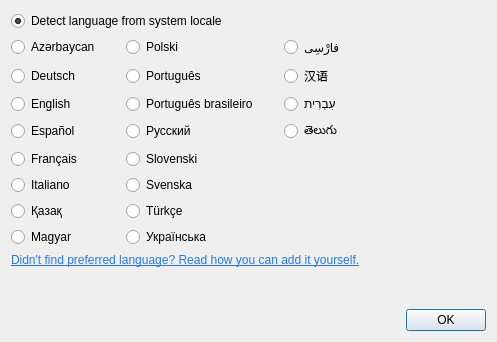
<?xml version="1.0" encoding="UTF-8"?>
<ui version="4.0">
 <class>LanguageDialog</class>
 <widget class="QWidget" name="LanguageDialog">
  <property name="geometry">
   <rect>
    <x>0</x>
    <y>0</y>
    <width>497</width>
    <height>342</height>
   </rect>
  </property>
  <property name="minimumSize">
   <size>
    <width>400</width>
    <height>0</height>
   </size>
  </property>
  <property name="windowTitle">
   <string>Choose application language</string>
  </property>
  <layout class="QGridLayout" name="gridLayout">
   <property name="horizontalSpacing">
    <number>26</number>
   </property>
   <item row="2" column="2">
    <widget class="QRadioButton" name="chinese">
     <property name="text">
      <string notr="true">汉语</string>
     </property>
    </widget>
   </item>
   <item row="0" column="0" colspan="3">
    <widget class="QRadioButton" name="system">
     <property name="text">
      <string>Detect language from system locale</string>
     </property>
     <property name="checked">
      <bool>true</bool>
     </property>
    </widget>
   </item>
   <item row="4" column="0">
    <widget class="QRadioButton" name="spanish">
     <property name="text">
      <string notr="true">Español</string>
     </property>
    </widget>
   </item>
   <item row="3" column="3">
    <spacer name="horizontalSpacer">
     <property name="orientation">
      <enum>Qt::Horizontal</enum>
     </property>
     <property name="sizeHint" stdset="0">
      <size>
       <width>40</width>
       <height>20</height>
      </size>
     </property>
    </spacer>
   </item>
   <item row="1" column="2">
    <widget class="QRadioButton" name="farsi">
     <property name="text">
      <string notr="true">فارْسِى</string>
     </property>
    </widget>
   </item>
   <item row="1" column="0">
    <widget class="QRadioButton" name="azerbaijani">
     <property name="text">
      <string notr="true">Azərbaycan</string>
     </property>
    </widget>
   </item>
   <item row="6" column="0">
    <widget class="QRadioButton" name="italian">
     <property name="text">
      <string notr="true">Italiano</string>
     </property>
    </widget>
   </item>
   <item row="18" column="0" colspan="4">
    <layout class="QHBoxLayout" name="horizontalLayout">
     <item>
      <widget class="QDialogButtonBox" name="buttons">
       <property name="standardButtons">
        <set>QDialogButtonBox::Ok</set>
       </property>
      </widget>
     </item>
    </layout>
   </item>
   <item row="3" column="2">
    <widget class="QRadioButton" name="hebrew">
     <property name="text">
      <string notr="true">עִבְרִית</string>
     </property>
    </widget>
   </item>
   <item row="4" column="2">
    <widget class="QRadioButton" name="telugu">
     <property name="text">
      <string notr="true">తెలుగు</string>
     </property>
    </widget>
   </item>
   <item row="5" column="0">
    <widget class="QRadioButton" name="french">
     <property name="text">
      <string notr="true">Français</string>
     </property>
    </widget>
   </item>
   <item row="16" column="0" colspan="4">
    <widget class="QLabel" name="label">
     <property name="text">
      <string>&lt;a href=&quot;https://github.com/dimkanovikov/KITScenarist/wiki/How-to-add-the-translation-of-KIT-Scenarist-to-your-native-language-or-improve-one-of-existing%3F&quot; style=&quot;color:#2b78da;&quot;&gt;Didn't find preferred language? Read how you can add it yourself.&lt;/a&gt;</string>
     </property>
     <property name="openExternalLinks">
      <bool>true</bool>
     </property>
    </widget>
   </item>
   <item row="2" column="0">
    <widget class="QRadioButton" name="german">
     <property name="text">
      <string notr="true">Deutsch</string>
     </property>
    </widget>
   </item>
   <item row="7" column="0">
    <widget class="QRadioButton" name="kazakh">
     <property name="text">
      <string notr="true">Қазақ</string>
     </property>
    </widget>
   </item>
   <item row="3" column="0">
    <widget class="QRadioButton" name="english">
     <property name="text">
      <string notr="true">English</string>
     </property>
     <property name="checked">
      <bool>false</bool>
     </property>
    </widget>
   </item>
   <item row="17" column="0" colspan="3">
    <spacer name="verticalSpacer">
     <property name="orientation">
      <enum>Qt::Vertical</enum>
     </property>
     <property name="sizeHint" stdset="0">
      <size>
       <width>20</width>
       <height>40</height>
      </size>
     </property>
    </spacer>
   </item>
   <item row="8" column="0">
    <widget class="QRadioButton" name="hungarian">
     <property name="text">
      <string notr="true">Magyar</string>
     </property>
    </widget>
   </item>
   <item row="1" column="1">
    <widget class="QRadioButton" name="polish">
     <property name="text">
      <string notr="true">Polski</string>
     </property>
     <property name="checked">
      <bool>false</bool>
     </property>
    </widget>
   </item>
   <item row="2" column="1">
    <widget class="QRadioButton" name="portugues">
     <property name="text">
      <string notr="true">Português</string>
     </property>
     <property name="checked">
      <bool>false</bool>
     </property>
    </widget>
   </item>
   <item row="3" column="1">
    <widget class="QRadioButton" name="portuguesBrasil">
     <property name="text">
      <string notr="true">Português brasileiro</string>
     </property>
     <property name="checked">
      <bool>false</bool>
     </property>
    </widget>
   </item>
   <item row="4" column="1">
    <widget class="QRadioButton" name="russian">
     <property name="text">
      <string notr="true">Русский</string>
     </property>
     <property name="checked">
      <bool>false</bool>
     </property>
    </widget>
   </item>
   <item row="5" column="1">
    <widget class="QRadioButton" name="slovenian">
     <property name="text">
      <string notr="true">Slovenski</string>
     </property>
     <property name="checked">
      <bool>false</bool>
     </property>
    </widget>
   </item>
   <item row="8" column="1">
    <widget class="QRadioButton" name="ukrainian">
     <property name="text">
      <string notr="true">Українська</string>
     </property>
    </widget>
   </item>
   <item row="7" column="1">
    <widget class="QRadioButton" name="turkish">
     <property name="text">
      <string notr="true">Türkçe</string>
     </property>
     <property name="checked">
      <bool>false</bool>
     </property>
    </widget>
   </item>
   <item row="6" column="1">
    <widget class="QRadioButton" name="swedish">
     <property name="text">
      <string notr="true">Svenska</string>
     </property>
     <property name="checked">
      <bool>false</bool>
     </property>
    </widget>
   </item>
  </layout>
 </widget>
 <tabstops>
  <tabstop>system</tabstop>
  <tabstop>azerbaijani</tabstop>
  <tabstop>german</tabstop>
  <tabstop>english</tabstop>
  <tabstop>spanish</tabstop>
  <tabstop>french</tabstop>
  <tabstop>italian</tabstop>
  <tabstop>kazakh</tabstop>
  <tabstop>hungarian</tabstop>
  <tabstop>polish</tabstop>
  <tabstop>portugues</tabstop>
  <tabstop>portuguesBrasil</tabstop>
  <tabstop>russian</tabstop>
  <tabstop>slovenian</tabstop>
  <tabstop>swedish</tabstop>
  <tabstop>turkish</tabstop>
  <tabstop>ukrainian</tabstop>
  <tabstop>farsi</tabstop>
  <tabstop>chinese</tabstop>
  <tabstop>hebrew</tabstop>
  <tabstop>telugu</tabstop>
 </tabstops>
 <resources/>
 <connections/>
</ui>
